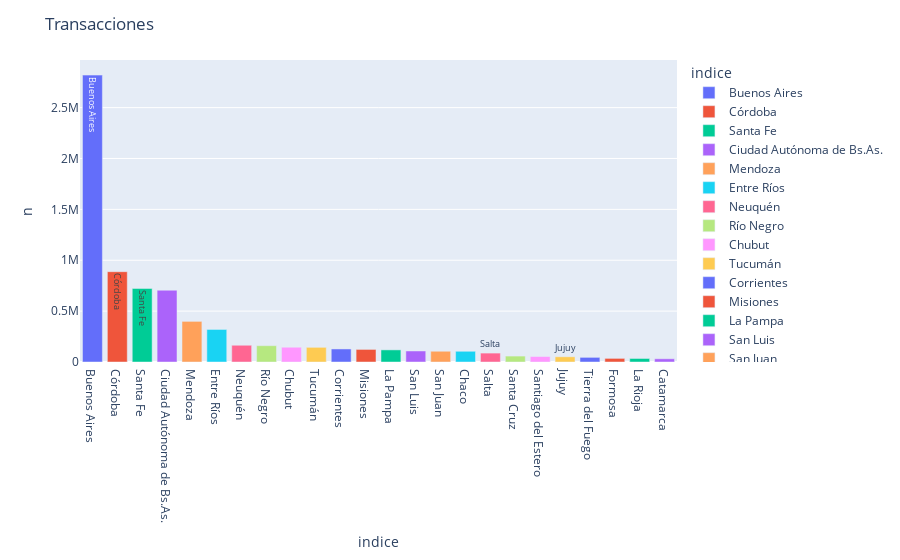

This figure's notebook cell:
### Code cell
def plot_hbar(df, x, y, title):
    fig = px.bar(df, 
                 x=x, y=y, 
                 text=x, orientation='v', width=700, color = x)
    fig.update_layout(title=title, xaxis_title=x, yaxis_title=y,
                      uniformtext_minsize=8, uniformtext_mode='hide')
    fig.show()


columnas = []
values   = []

for i in range(len(df_copy.drop(columns = ['sum','tramite_fecha']).columns)):
    try:
        columnas.append(df_copy.drop(columns =['sum','tramite_fecha']).columns[i])
        values.append(df_copy[df_copy.drop(columns = ['sum','tramite_fecha']).columns[i]].sum())
    except:
        continue

df_group = pd.DataFrame({'indice': columnas, 'n' : values}).sort_values(by = 'n', ascending = False)
plot_hbar(df_group, 'indice', 'n',  'Transacciones')

### Figure 1 — Plotly figure (JSON) as saved in the notebook; plotly's stock layout.template omitted (floating-point values rounded to 4 significant figures)
{"data": [{"alignmentgroup": "True", "hovertemplate": "indice=%{text}<br>n=%{y}<extra></extra>", "legendgroup": "Buenos Aires", "marker": {"color": "#636efa"}, "name": "Buenos Aires", "offsetgroup": "Buenos Aires", "orientation": "v", "showlegend": true, "text": ["Buenos Aires"], "textposition": "auto", "type": "bar", "x": ["Buenos Aires"], "xaxis": "x", "y": [2819329], "yaxis": "y"}, {"alignmentgroup": "True", "hovertemplate": "indice=%{text}<br>n=%{y}<extra></extra>", "legendgroup": "Córdoba", "marker": {"color": "#EF553B"}, "name": "Córdoba", "offsetgroup": "Córdoba", "orientation": "v", "showlegend": true, "text": ["Córdoba"], "textposition": "auto", "type": "bar", "x": ["Córdoba"], "xaxis": "x", "y": [887535], "yaxis": "y"}, {"alignmentgroup": "True", "hovertemplate": "indice=%{text}<br>n=%{y}<extra></extra>", "legendgroup": "Santa Fe", "marker": {"color": "#00cc96"}, "name": "Santa Fe", "offsetgroup": "Santa Fe", "orientation": "v", "showlegend": true, "text": ["Santa Fe"], "textposition": "auto", "type": "bar", "x": ["Santa Fe"], "xaxis": "x", "y": [722884], "yaxis": "y"}, {"alignmentgroup": "True", "hovertemplate": "indice=%{text}<br>n=%{y}<extra></extra>", "legendgroup": "Ciudad Autónoma de Bs.As.", "marker": {"color": "#ab63fa"}, "name": "Ciudad Autónoma de Bs.As.", "offsetgroup": "Ciudad Autónoma de Bs.As.", "orientation": "v", "showlegend": true, "text": ["Ciudad Autónoma de Bs.As."], "textposition": "auto", "type": "bar", "x": ["Ciudad Autónoma de Bs.As."], "xaxis": "x", "y": [705460], "yaxis": "y"}, {"alignmentgroup": "True", "hovertemplate": "indice=%{text}<br>n=%{y}<extra></extra>", "legendgroup": "Mendoza", "marker": {"color": "#FFA15A"}, "name": "Mendoza", "offsetgroup": "Mendoza", "orientation": "v", "showlegend": true, "text": ["Mendoza"], "textposition": "auto", "type": "bar", "x": ["Mendoza"], "xaxis": "x", "y": [399267], "yaxis": "y"}, {"alignmentgroup": "True", "hovertemplate": "indice=%{text}<br>n=%{y}<extra></extra>", "legendgroup": "Entre Ríos", "marker": {"color": "#19d3f3"}, "name": "Entre Ríos", "offsetgroup": "Entre Ríos", "orientation": "v", "showlegend": true, "text": ["Entre Ríos"], "textposition": "auto", "type": "bar", "x": ["Entre Ríos"], "xaxis": "x", "y": [319879], "yaxis": "y"}, {"alignmentgroup": "True", "hovertemplate": "indice=%{text}<br>n=%{y}<extra></extra>", "legendgroup": "Neuquén", "marker": {"color": "#FF6692"}, "name": "Neuquén", "offsetgroup": "Neuquén", "orientation": "v", "showlegend": true, "text": ["Neuquén"], "textposition": "auto", "type": "bar", "x": ["Neuquén"], "xaxis": "x", "y": [164591], "yaxis": "y"}, {"alignmentgroup": "True", "hovertemplate": "indice=%{text}<br>n=%{y}<extra></extra>", "legendgroup": "Río Negro", "marker": {"color": "#B6E880"}, "name": "Río Negro", "offsetgroup": "Río Negro", "orientation": "v", "showlegend": true, "text": ["Río Negro"], "textposition": "auto", "type": "bar", "x": ["Río Negro"], "xaxis": "x", "y": [160315], "yaxis": "y"}, {"alignmentgroup": "True", "hovertemplate": "indice=%{text}<br>n=%{y}<extra></extra>", "legendgroup": "Chubut", "marker": {"color": "#FF97FF"}, "name": "Chubut", "offsetgroup": "Chubut", "orientation": "v", "showlegend": true, "text": ["Chubut"], "textposition": "auto", "type": "bar", "x": ["Chubut"], "xaxis": "x", "y": [145183], "yaxis": "y"}, {"alignmentgroup": "True", "hovertemplate": "indice=%{text}<br>n=%{y}<extra></extra>", "legendgroup": "Tucumán", "marker": {"color": "#FECB52"}, "name": "Tucumán", "offsetgroup": "Tucumán", "orientation": "v", "showlegend": true, "text": ["Tucumán"], "textposition": "auto", "type": "bar", "x": ["Tucumán"], "xaxis": "x", "y": [144178], "yaxis": "y"}, {"alignmentgroup": "True", "hovertemplate": "indice=%{text}<br>n=%{y}<extra></extra>", "legendgroup": "Corrientes", "marker": {"color": "#636efa"}, "name": "Corrientes", "offsetgroup": "Corrientes", "orientation": "v", "showlegend": true, "text": ["Corrientes"], "textposition": "auto", "type": "bar", "x": ["Corrientes"], "xaxis": "x", "y": [128145], "yaxis": "y"}, {"alignmentgroup": "True", "hovertemplate": "indice=%{text}<br>n=%{y}<extra></extra>", "legendgroup": "Misiones", "marker": {"color": "#EF553B"}, "name": "Misiones", "offsetgroup": "Misiones", "orientation": "v", "showlegend": true, "text": ["Misiones"], "textposition": "auto", "type": "bar", "x": ["Misiones"], "xaxis": "x", "y": [123631], "yaxis": "y"}, {"alignmentgroup": "True", "hovertemplate": "indice=%{text}<br>n=%{y}<extra></extra>", "legendgroup": "La Pampa", "marker": {"color": "#00cc96"}, "name": "La Pampa", "offsetgroup": "La Pampa", "orientation": "v", "showlegend": true, "text": ["La Pampa"], "textposition": "auto", "type": "bar", "x": ["La Pampa"], "xaxis": "x", "y": [119069], "yaxis": "y"}, {"alignmentgroup": "True", "hovertemplate": "indice=%{text}<br>n=%{y}<extra></extra>", "legendgroup": "San Luis", "marker": {"color": "#ab63fa"}, "name": "San Luis", "offsetgroup": "San Luis", "orientation": "v", "showlegend": true, "text": ["San Luis"], "textposition": "auto", "type": "bar", "x": ["San Luis"], "xaxis": "x", "y": [108287], "yaxis": "y"}, {"alignmentgroup": "True", "hovertemplate": "indice=%{text}<br>n=%{y}<extra></extra>", "legendgroup": "San Juan", "marker": {"color": "#FFA15A"}, "name": "San Juan", "offsetgroup": "San Juan", "orientation": "v", "showlegend": true, "text": ["San Juan"], "textposition": "auto", "type": "bar", "x": ["San Juan"], "xaxis": "x", "y": [105663], "yaxis": "y"}, {"alignmentgroup": "True", "hovertemplate": "indice=%{text}<br>n=%{y}<extra></extra>", "legendgroup": "Chaco", "marker": {"color": "#19d3f3"}, "name": "Chaco", "offsetgroup": "Chaco", "orientation": "v", "showlegend": true, "text": ["Chaco"], "textposition": "auto", "type": "bar", "x": ["Chaco"], "xaxis": "x", "y": [105323], "yaxis": "y"}, {"alignmentgroup": "True", "hovertemplate": "indice=%{text}<br>n=%{y}<extra></extra>", "legendgroup": "Salta", "marker": {"color": "#FF6692"}, "name": "Salta", "offsetgroup": "Salta", "orientation": "v", "showlegend": true, "text": ["Salta"], "textposition": "auto", "type": "bar", "x": ["Salta"], "xaxis": "x", "y": [87526], "yaxis": "y"}, {"alignmentgroup": "True", "hovertemplate": "indice=%{text}<br>n=%{y}<extra></extra>", "legendgroup": "Santa Cruz", "marker": {"color": "#B6E880"}, "name": "Santa Cruz", "offsetgroup": "Santa Cruz", "orientation": "v", "showlegend": true, "text": ["Santa Cruz"], "textposition": "auto", "type": "bar", "x": ["Santa Cruz"], "xaxis": "x", "y": [58232], "yaxis": "y"}, {"alignmentgroup": "True", "hovertemplate": "indice=%{text}<br>n=%{y}<extra></extra>", "legendgroup": "Santiago del Estero", "marker": {"color": "#FF97FF"}, "name": "Santiago del Estero", "offsetgroup": "Santiago del Estero", "orientation": "v", "showlegend": true, "text": ["Santiago del Estero"], "textposition": "auto", "type": "bar", "x": ["Santiago del Estero"], "xaxis": "x", "y": [53526], "yaxis": "y"}, {"alignmentgroup": "True", "hovertemplate": "indice=%{text}<br>n=%{y}<extra></extra>", "legendgroup": "Jujuy", "marker": {"color": "#FECB52"}, "name": "Jujuy", "offsetgroup": "Jujuy", "orientation": "v", "showlegend": true, "text": ["Jujuy"], "textposition": "auto", "type": "bar", "x": ["Jujuy"], "xaxis": "x", "y": [51165], "yaxis": "y"}, {"alignmentgroup": "True", "hovertemplate": "indice=%{text}<br>n=%{y}<extra></extra>", "legendgroup": "Tierra del Fuego", "marker": {"color": "#636efa"}, "name": "Tierra del Fuego", "offsetgroup": "Tierra del Fuego", "orientation": "v", "showlegend": true, "text": ["Tierra del Fuego"], "textposition": "auto", "type": "bar", "x": ["Tierra del Fuego"], "xaxis": "x", "y": [45555], "yaxis": "y"}, {"alignmentgroup": "True", "hovertemplate": "indice=%{text}<br>n=%{y}<extra></extra>", "legendgroup": "Formosa", "marker": {"color": "#EF553B"}, "name": "Formosa", "offsetgroup": "Formosa", "orientation": "v", "showlegend": true, "text": ["Formosa"], "textposition": "auto", "type": "bar", "x": ["Formosa"], "xaxis": "x", "y": [35573], "yaxis": "y"}, {"alignmentgroup": "True", "hovertemplate": "indice=%{text}<br>n=%{y}<extra></extra>", "legendgroup": "La Rioja", "marker": {"color": "#00cc96"}, "name": "La Rioja", "offsetgroup": "La Rioja", "orientation": "v", "showlegend": true, "text": ["La Rioja"], "textposition": "auto", "type": "bar", "x": ["La Rioja"], "xaxis": "x", "y": [34696], "yaxis": "y"}, {"alignmentgroup": "True", "hovertemplate": "indice=%{text}<br>n=%{y}<extra></extra>", "legendgroup": "Catamarca", "marker": {"color": "#ab63fa"}, "name": "Catamarca", "offsetgroup": "Catamarca", "orientation": "v", "showlegend": true, "text": ["Catamarca"], "textposition": "auto", "type": "bar", "x": ["Catamarca"], "xaxis": "x", "y": [31554], "yaxis": "y"}], "layout": {"autosize": true, "barmode": "relative", "legend": {"title": {"text": "indice"}, "tracegroupgap": 0}, "margin": {"t": 60}, "title": {"text": "Transacciones"}, "uniformtext": {"minsize": 8, "mode": "hide"}, "xaxis": {"anchor": "y", "autorange": true, "categoryarray": ["Buenos Aires", "Córdoba", "Santa Fe", "Ciudad Autónoma de Bs.As.", "Mendoza", "Entre Ríos", "Neuquén", "Río Negro", "Chubut", "Tucumán", "Corrientes", "Misiones", "La Pampa", "San Luis", "San Juan", "Chaco", "Salta", "Santa Cruz", "Santiago del Estero", "Jujuy", "Tierra del Fuego", "Formosa", "La Rioja", "Catamarca"], "categoryorder": "array", "domain": [0, 1], "range": [-0.5, 23.5], "title": {"text": "indice"}, "type": "category"}, "yaxis": {"anchor": "x", "autorange": true, "domain": [0, 1], "range": [0, 2968000.0], "title": {"text": "n"}, "type": "linear"}}}
